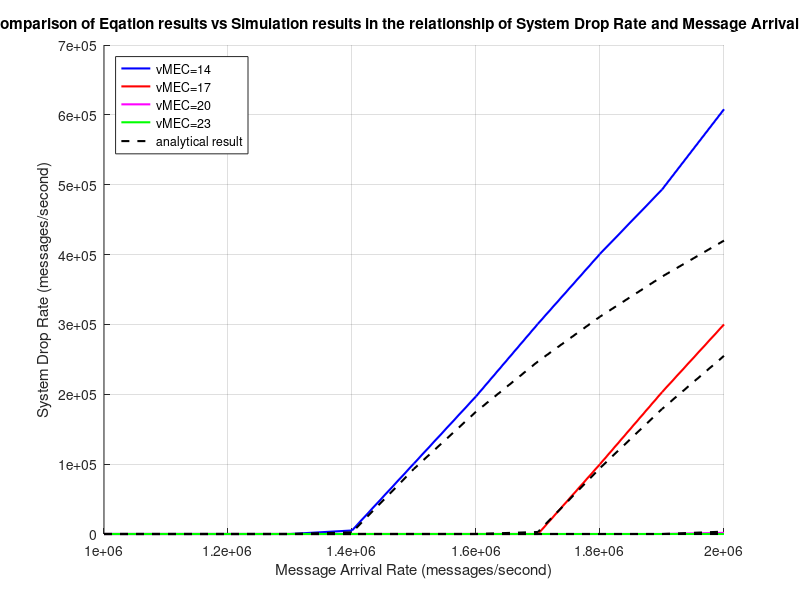

Write MATLAB code to recreate this figure.
% Define the model parameters
s = [14, 17, 20, 23]; % number of servers
mu = 1 / 0.00001; % service rate (messages per second)
K = 600; % buffer size

% Define the range of message arrival rates
lambda = 1000000:100000:2000000; % message arrival rates (messages per second)

% Calculate the utilization factor (rho, epsilon) for each s and lambda value

% Calculate the blocking probability (p_C^y) and resource usage (R_M) for each s and lambda value
p_0 = zeros(length(s), length(lambda));
p_C = zeros(length(s), length(lambda));
R_M = zeros(length(s), length(lambda));

for i = 1:length(s)
    for j = 1:length(lambda)
       
        rho(i,j) = lambda(j)/mu;
        epsilon(i,j) = lambda(j)/(s(i)*mu);    
        if (epsilon(i,j) ~= 1)
            p_0(i,j) = (rho(i,j)^s(i)/factorial(s(i))*(1-epsilon(i,j)^(K-s(i)+1))/(1-epsilon(i,j))+sum(rho(i,j).^(0:s(i)-1)./factorial(0:s(i)-1)))^-1;
        else
            p_0(i,j) = (rho(i,j)^s(i)/factorial(s(i))*(K-s(i)+1)+sum(rho(i,j).^(0:s(i)-1)./factorial(0:s(i)-1)))^-1;
        end
        blocking_prob(i,j)=s(i)*mu*p_0(i,j)*epsilon(i,j)^(K-s(i))*rho(i,j)^(s(i))/factorial(s(i));
        
    end
end

% Set the JMT simulation result points.
blocking_prob2 = [0.0,	0.0,	0.0,	0.0,	5038.0945,	1.01E5,	1.97E5,	3.01E5,	4.01E5,	4.93E5,	6.08E5;
                  0.0,	0.0,	0.0,	0.0,	0.0,	0.0,	0.0,	0.0,	1.00E5,	2.03E5,	3.00E5;
                  0.0,	0.0,	0.0,	0.0,	0.0,	0.0,	0.0,	0.0,	0.0,	0.0,	1636.13954;
                  0.0,	0.0,	0.0,	0.0,	0.0,	0.0,	0.0,	0.0,	0.0,	0.0,	0.0];

% Plot the resource usage (R_M^y) as a function of message arrival rate for each s value
figure;
hold on;
plot(lambda, blocking_prob2(1,:), 'b-', 'LineWidth',1.5,'MarkerSize',6);
plot(lambda, blocking_prob2(2,:), 'r-', 'LineWidth',1.5,'MarkerSize',6);
plot(lambda, blocking_prob2(3,:), 'm-', 'LineWidth',1.5,'MarkerSize',6);
plot(lambda, blocking_prob2(4,:), 'g-', 'LineWidth',1.5,'MarkerSize',6);
xlabel('Message Arrival Rate (messages/second)');
ylabel('System Drop Rate (messages/second)');
title('Comparison of Eqation results vs Simulation results in the relationship of System Drop Rate and Message Arrival Rate')
plot(lambda, blocking_prob(1,:), 'k--', 'LineWidth',1.5,'MarkerSize',6);
plot(lambda, blocking_prob(2,:), 'k--', 'LineWidth',1.5,'MarkerSize',6);
plot(lambda, blocking_prob(3,:), 'k--', 'LineWidth',1.5,'MarkerSize',6);
plot(lambda, blocking_prob(4,:), 'k--', 'LineWidth',1.5,'MarkerSize',6);
legend('vMEC=14', 'vMEC=17', 'vMEC=20', 'vMEC=23','analytical result','Location','northwest');
grid on
